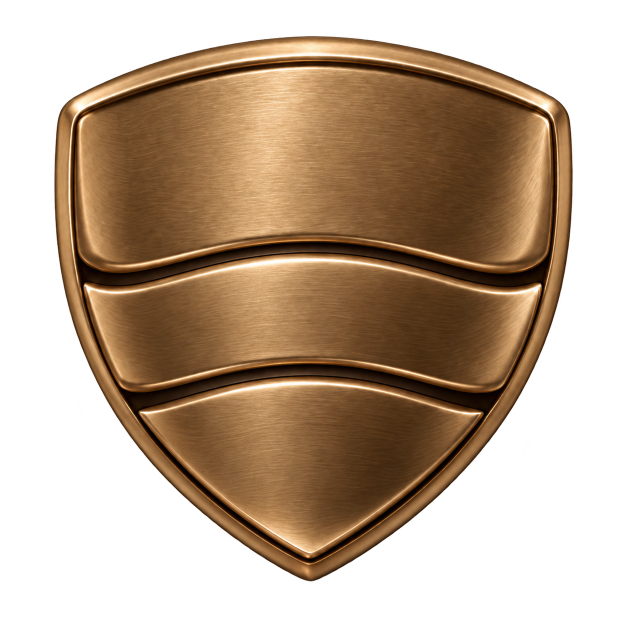
#> input picture research/blanc-src/assets/horizon-shield.png, 1254 x 1254 px (shown at 1/2 size)
$ python -i export-square-icons.py   (imports and definitions only)
#> lines starting #> are read from the running program, lines starting #| are printed output that depends on the picture
#!/usr/bin/env python3
"""Export every Dock icon variant as a flat, full-bleed 1024x1024 PNG with
square corners and no transparency — the form you want for sharing or
saving to a phone's photo library (which renders alpha as black).

The shipped icons are 824x824 rounded-square tiles inset 100px into a
1024 canvas with a transparent margin. This script keeps the central
artwork exactly as drawn and repaints everything around it with the
tile's own fill color, producing a photo-safe square export.

Needs Pillow (`pip install Pillow`). Rerun after any mark/colorway change.
"""
import glob
import os
from PIL import Image

ROOT = os.path.join(os.path.dirname(__file__), "..")
SRC_DIR = os.path.join(ROOT, "src/renderer/pages")
OUT_DIR = os.path.join(ROOT, "export/app-icons-1024-square")

# Centered region that fully contains the mark (ink bbox ~x[306,765]
# y[240,783]) while staying clear of paper's edge ring (<108px in).
BOX = (170, 170, 854, 854)

# Current Settings order. Retired source artwork remains available in the repo,
# but new export runs produce only the four selectable colorways.
ORDER = ["sunrise", "sunrise-dark", "paper", "ink"]


def square(src_path, out_path):
#> called with src_path = '../assets/horizon-shield.png', out_path = 'out.png'
    im = Image.open(src_path).convert("RGBA")
#> im is the input picture: PIL image 1254x1254 RGBA; mean R, G, B, A 74.2, 53, 32.3, 137.4
    bg = im.getpixel((512, 160))                    # flat, opaque interior fill
#> bg = (219, 175, 123, 253)
    base = Image.new("RGBA", (1024, 1024), bg)      # full-bleed, square corners
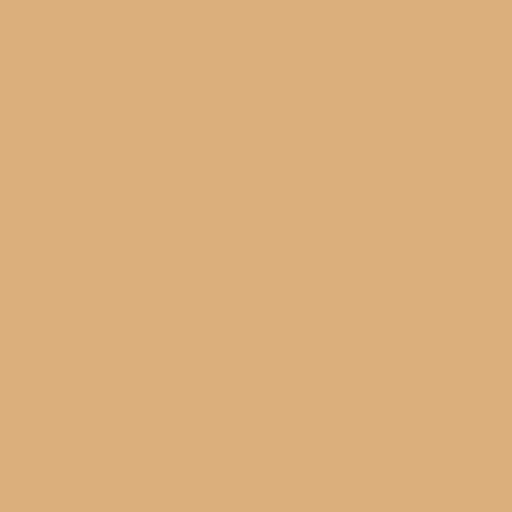
#> base: PIL image 1024x1024 RGBA (shown at 1/2 size); mean R, G, B, A 219, 175, 123, 253; transparent parts drawn white
#> (the run stopped early here; a loop or call above may not have finished)
